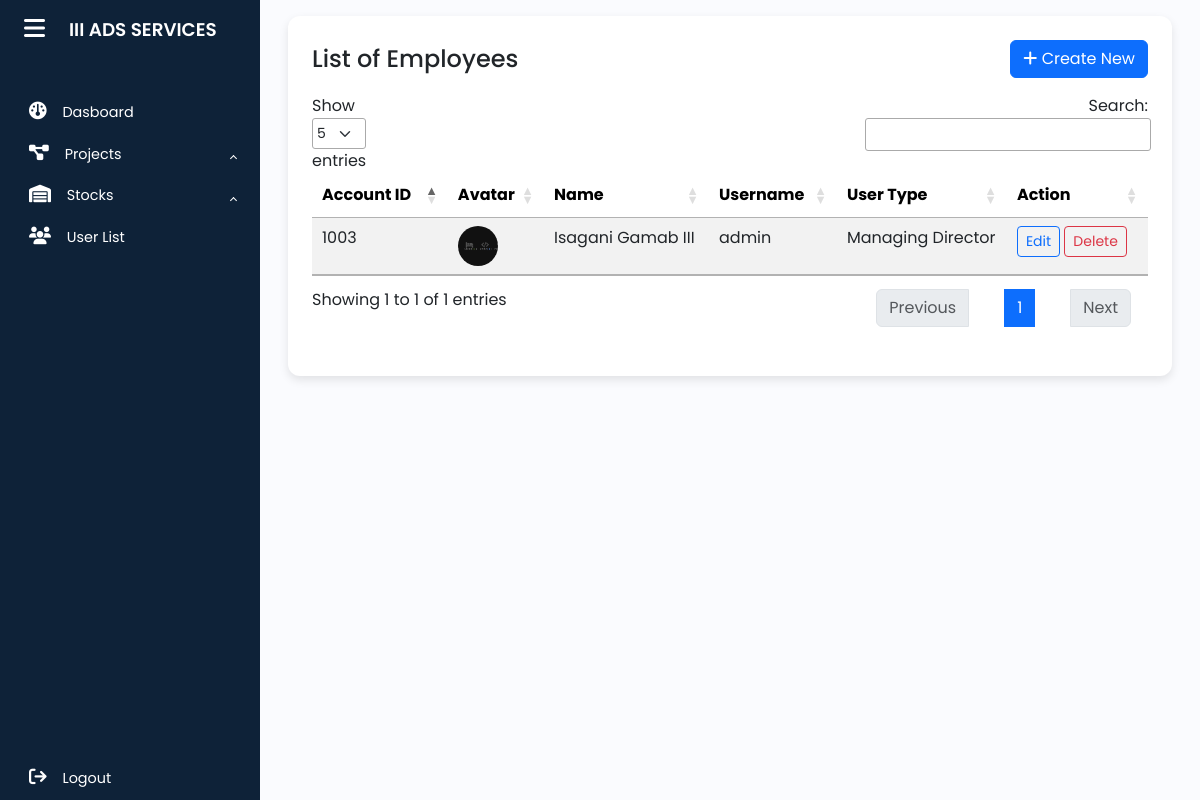
Page /md_dashboard/employee/user.php (signed in) on the committed database.
### tables this page shows
CREATE TABLE `account` (
  `account_id` int NOT NULL AUTO_INCREMENT,
  `user_id` int DEFAULT NULL,
  `username` varchar(255) DEFAULT NULL,
  `password` varchar(255) DEFAULT NULL,
  `role` enum('user','managing director') DEFAULT NULL,
  PRIMARY KEY (`account_id`),
  KEY `fk_account_user` (`user_id`),
  CONSTRAINT `fk_account_user` FOREIGN KEY (`user_id`) REFERENCES `user_info` (`user_id`) ON DELETE CASCADE ON UPDATE CASCADE
);

CREATE TABLE `user_info` (
  `user_id` int NOT NULL AUTO_INCREMENT,
  `avatar` blob,
  `firstname` varchar(255) DEFAULT NULL,
  `lastname` varchar(255) DEFAULT NULL,
  `phone` bigint DEFAULT NULL,
  `email` varchar(255) DEFAULT NULL,
  PRIMARY KEY (`user_id`)
);

### md_dashboard/employee/user.php (the view, shortened to what this page needs)
<?php
require("../../asset/database/db.php");
?>
<!DOCTYPE html>
<html lang="en">
<head>
    <link rel="stylesheet" href="../../asset/css/sidebar.css">
    <link rel="stylesheet" href="../../asset/css/employees/user_style.css">
    <link rel="stylesheet" href="https://cdn.datatables.net/1.13.4/css/jquery.dataTables.min.css">
    <link rel="stylesheet" href="https://cdn.datatables.net/responsive/2.3.0/css/responsive.bootstrap5.min.css">
</head>
<body>
    <div class="wrapper">
        <?php require '../../asset/includes/sidebar.php'; ?>
        <div class="main p-3">
            <div class="container">
                <div class="table-container p-4">
                    <div class="d-flex justify-content-between align-items-center mb-3">
                        <h4 class="mb-0">List of Employees</h4>
                        <button type="button" class="btn btn-primary" data-bs-toggle="modal" data-bs-target="#exampleModal">
                            <i class="fa fa-plus"></i> Create New
                        </button>
                    </div>
                    <table id="userTable" class="table table-striped table-hover">
                        <thead>
                            <tr>
                                <th>Account ID</th>
                                <th>Avatar</th>
                                <th>Name</th>
                                <th>Username</th>
                                <th>User Type</th>
                                <th>Action</th>
                            </tr>
                        </thead>
                        <tbody>
                            <?php
                            $query = "SELECT a.account_id, u.user_id, u.firstname, u.lastname, u.avatar, a.username, a.role
                                      FROM user_info u
                                      JOIN account a ON u.user_id = a.user_id";
                            $result = $conn->query($query);
                            while ($row = $result->fetch_assoc()):
                            ?>
                                <tr>
                                    <td><?php echo htmlspecialchars($row['account_id']); ?></td>
                                    <td>
                                        <img src="../../asset/uploads/<?php echo !empty($row['avatar']) ? htmlspecialchars($row['avatar']) : 'default.jpg'; ?>" class="avatar" alt="User Image" width="50">
                                    </td>
                                    <td><?php echo htmlspecialchars($row['firstname'] . " " . $row['lastname']); ?></td>
                                    <td><?php echo htmlspecialchars($row['username']); ?></td>
                                    <td><?php echo htmlspecialchars(ucwords($row['role'])); ?></td>
                                    <td>
                                        <a href="edituser.php?account_id=<?php echo $row['account_id']; ?>" class="btn btn-sm btn-outline-primary">Edit</a>
                                        <a href="delete_user.php?account_id=<?php echo $row['account_id']; ?>" class="btn btn-sm btn-outline-danger"
                                            onclick="return confirm('Are you sure you want to delete this user?');">
                                            Delete
                                        </a>
                                    </td>
                                </tr>
                            <?php endwhile; ?>
                        </tbody>
                    </table>
                </div>
            </div>
        </div>
    </div>
</body>
</html>

### asset/css/sidebar.css (style rules this page uses)
a { text-decoration: none; }
body { font-family: 'Poppins', sans-serif; }
.wrapper { display: flex; }
.main { min-height: 100vh; width: 100%; overflow: hidden; transition: all 0.35s ease-in-out; background-color: #fafbfe; }

### asset/css/employees/user_style.css (style rules this page uses)
body { background-color: #f4f6f9; font-family: 'Poppins', sans-serif; }
.table-container { width: 100%; padding: 20px; background: #fff; padding: 20px; border-radius: 12px; box-shadow: 0px 4px 10px rgba(0, 0, 0, 0.1); }
.dataTable th { background-color: #007bff; color: black; text-align: center; }
.avatar { width: 40px; height: 40px; border-radius: 50%; object-fit: cover; }

### rows in the picture
account: account_id "1003", user.avatar (picture), user.lastname "Isagani Gamab III", username "admin", role "Managing Director"
